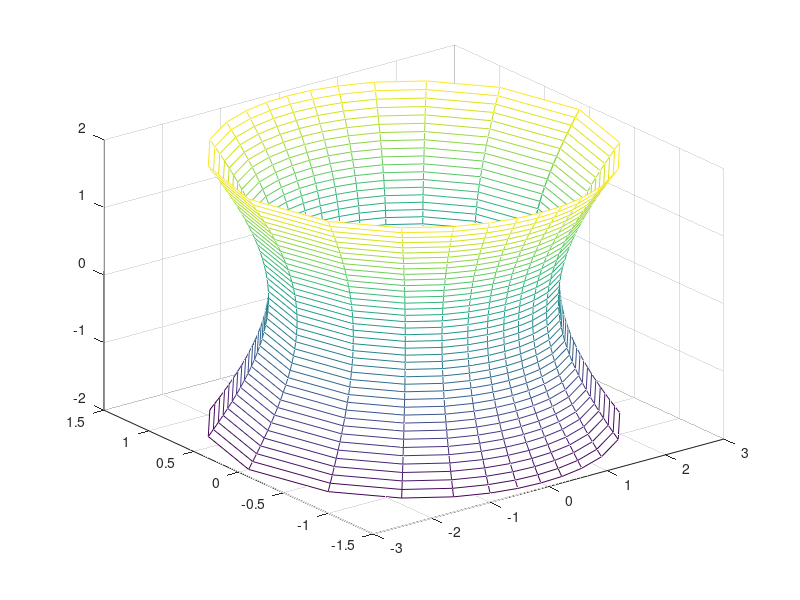

Here is the MATLAB script that generated this plot:
THETA=0:pi/12:2*pi;
 Z=-2:.1:2;
 [z,theta]=meshgrid(Z,THETA);
 r=sqrt((z.^2+4)./(cos(theta).^2+4*sin(theta).^2));
 k=find(real(r)~=r);
 r(k)=NaN;
 x=r.*cos(theta);
 y=r.*sin(theta);
 mesh(x,y,z)
